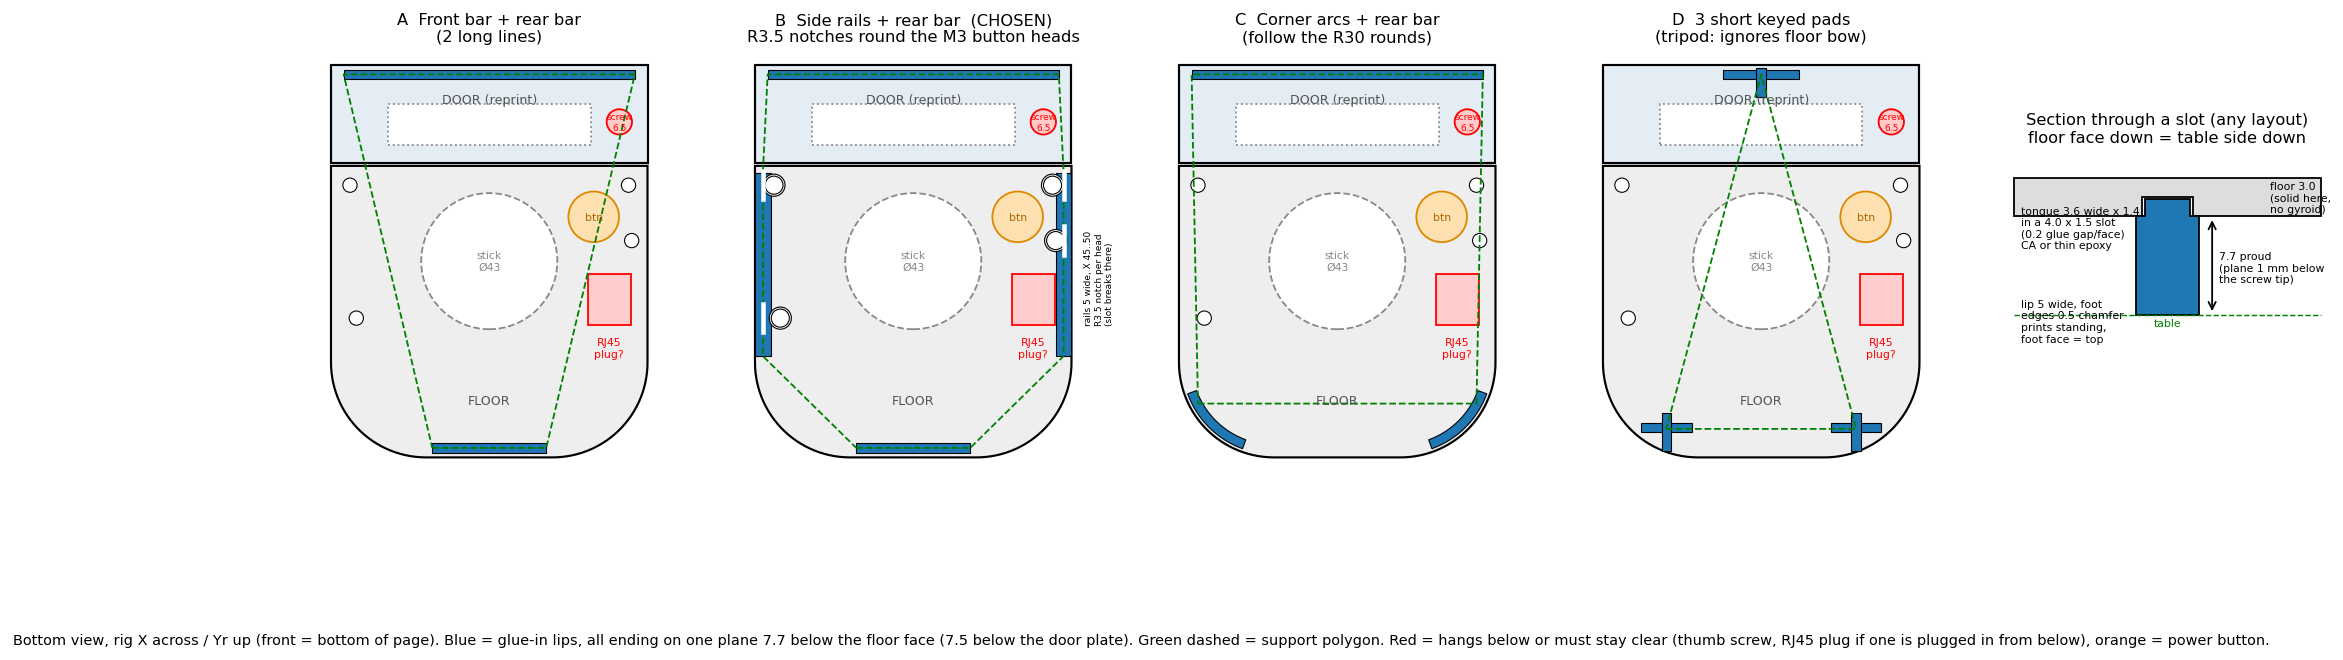

The Python source for this figure:
"""Sketch (2026-11-03): separate glue-in lips for the v4 floor + door so the rig stands flat over the thumb screw.
Bottom view (looking up at the floor), rig X across, Yr up the page. Four layout options + a section through a slot.
Run: python designs/sketches/pi_box_v4_floor_lips_sketch.py -> pi_box_v4_floor_lips_sketch.png
"""
from pathlib import Path
import numpy as np
import matplotlib
matplotlib.use('Agg')
import matplotlib.pyplot as plt
from matplotlib.patches import Circle, Rectangle, Polygon, Arc

XO, YMIN, SPLIT, YMAX = 50.0, -62.0, 30.1, 62.0
RC, RX, RY = 30.0, 20.0, -32.0
LIP = '#1f77b4'
DOOR_LIP_OLD = dict(x=25.0, y0=58.0)


def outline(ax):
    a = np.linspace(np.pi, 1.5 * np.pi, 30)
    left = np.c_[-RX + RC * np.cos(a), RY + RC * np.sin(a)]
    right = np.c_[RX + RC * np.cos(a[::-1] + np.pi / 2), RY + RC * np.sin(a[::-1] + np.pi / 2)]
    right = np.c_[RX - (left[:, 0] + RX), left[:, 1]][::-1]
    floor = np.vstack([[[-XO, SPLIT]], left, right, [[XO, SPLIT]]])
    ax.add_patch(Polygon(floor, closed=True, fc='#eeeeee', ec='k', lw=1.2))
    ax.add_patch(Rectangle((-XO, SPLIT + 0.8), 2 * XO, YMAX - SPLIT - 0.8, fc='#e4ecf4', ec='k', lw=1.2))
    ax.text(0, 50, 'DOOR (reprint)', ha='center', fontsize=7, color='#555')
    ax.text(0, -45, 'FLOOR', ha='center', fontsize=7, color='#555')
    # things that hang below / openings to keep clear
    ax.add_patch(Circle((0, 0), 21.5, fc='white', ec='#888', ls='--'))
    ax.text(0, 0, 'stick\nØ43', ha='center', va='center', fontsize=6, color='#888')
    ax.add_patch(Rectangle((37.9 - 6.75, -12.1 - 8), 13.5, 16, fc='#ffcccc', ec='r'))
    ax.text(37.9, -24, 'RJ45\nplug?', ha='center', va='top', fontsize=6, color='r')
    ax.add_patch(Circle((33, 14), 8, fc='#ffe0b0', ec='#d80'))
    ax.text(33, 14, 'btn', ha='center', va='center', fontsize=6, color='#a60')
    ax.add_patch(Circle((41.1, 44), 4, fc='#ffcccc', ec='r'))
    ax.text(41.1, 44, 'screw\n6.5', ha='center', va='center', fontsize=5, color='r')
    ax.add_patch(Rectangle((-32, 36.8), 64, 13, fc='white', ec='#888', ls=':'))
    for bx, by in [(-42, -18), (45, 6.5), (-44, 24), (44, 24)]:
        ax.add_patch(Circle((bx, by), 2.25, fc='white', ec='k', lw=0.6))


def lip(ax, xy, w, h, **kw):
    ax.add_patch(Rectangle(xy, w, h, fc=LIP, ec='k', lw=0.6, **kw))


def tri(ax, pts):
    pts = np.array(pts + [pts[0]])
    ax.plot(pts[:, 0], pts[:, 1], color='g', lw=1, ls='--')


fig, axs = plt.subplots(1, 5, figsize=(20, 6.2), gridspec_kw=dict(width_ratios=[1, 1, 1, 1, 0.9]))
titles = ['A  Front bar + rear bar\n(2 long lines)',
          'B  Side rails + rear bar  (CHOSEN)\nR3.5 notches round the M3 button heads',
          'C  Corner arcs + rear bar\n(follow the R30 rounds)',
          'D  3 short keyed pads\n(tripod: ignores floor bow)']
for ax, t in zip(axs[:4], titles):
    outline(ax)
    ax.set_title(t, fontsize=9)
    ax.set_xlim(-56, 56); ax.set_ylim(-66, 66); ax.set_aspect('equal'); ax.axis('off')

# A
lip(axs[0], (-18, -60.5), 36, 3)
lip(axs[0], (-46, 57.5), 92, 3)
tri(axs[0], [(-18, -59), (18, -59), (46, 59), (-46, 59)])
# B
NOTCH_R = 3.5                                   # M3 button head Ø5.7 + clearance / hex key
for sx in (-1, 1):
    lip(axs[1], (45 if sx > 0 else -50, -30), 5, 58)
    for bx, by in [(-42, -18), (45, 6.5), (-44, 24), (44, 24)]:
        if np.sign(bx) == sx:
            axs[1].add_patch(Circle((bx, by), NOTCH_R, fc='#eeeeee', ec='k', lw=0.6, zorder=3))
            axs[1].add_patch(Circle((bx, by), 2.85, fc='white', ec='k', lw=0.6, zorder=4))
            axs[1].plot([sx * 47.5] * 2, [by - NOTCH_R - 1, by + NOTCH_R + 1], color='w', lw=2.5, zorder=5)
lip(axs[1], (-18, -60.5), 36, 3)
lip(axs[1], (-46, 57.5), 92, 3)
tri(axs[1], [(-18, -59), (18, -59), (47.5, -30), (47.5, 28), (46, 59), (-46, 59), (-47.5, 28), (-47.5, -30)])
axs[1].text(54, -5, 'rails 5 wide, X 45..50\nR3.5 notch per head\n(slot breaks there)',
            fontsize=5, color='k', rotation=90, va='center')
# C
for sx in (-1, 1):
    a0, a1 = (200, 250) if sx < 0 else (290, 340)
    a = np.radians(np.linspace(a0, a1, 25))
    cx = sx * RX
    r_o, r_i = RC - 1.0, RC - 4.0
    poly = np.vstack([np.c_[cx + r_o * np.cos(a), RY + r_o * np.sin(a)],
                      np.c_[cx + r_i * np.cos(a[::-1]), RY + r_i * np.sin(a[::-1])]])
    axs[2].add_patch(Polygon(poly, fc=LIP, ec='k', lw=0.6))
lip(axs[2], (-46, 57.5), 92, 3)
tri(axs[2], [(-44, -45), (44, -45), (46, 59), (-46, 59)])
# D
for cx in (-30, 30):
    lip(axs[3], (cx - 8, -54), 16, 3)
    lip(axs[3], (cx - 1.5, -60), 3, 12)
lip(axs[3], (-12, 57.5), 24, 3)
lip(axs[3], (-1.5, 52), 3, 9)
tri(axs[3], [(-30, -53), (30, -53), (0, 59)])

# section through a slot
ax = axs[4]
ax.set_title('Section through a slot (any layout)\nfloor face down = table side down', fontsize=9)
ax.add_patch(Polygon([(-12, 0), (-2, 0), (-2, 1.5), (2, 1.5), (2, 0), (12, 0), (12, 3), (-12, 3)],
                     fc='#dddddd', ec='k'))
ax.text(8, 1.5, 'floor 3.0\n(solid here,\nno gyroid)', fontsize=6, va='center')
ax.add_patch(Polygon([(-1.8, 1.4), (1.8, 1.4), (1.8, 0), (2.5, 0), (2.5, -7.7), (-2.5, -7.7), (-2.5, 0), (-1.8, 0)],
                     fc=LIP, ec='k'))
ax.annotate('', (3.5, 0), (3.5, -7.7), arrowprops=dict(arrowstyle='<->'))
ax.text(4, -4, '7.7 proud\n(plane 1 mm below\nthe screw tip)', fontsize=6, va='center')
ax.text(-11.5, -2.5, 'tongue 3.6 wide x 1.4\nin a 4.0 x 1.5 slot\n(0.2 glue gap/face)\nCA or thin epoxy',
        fontsize=6)
ax.text(-11.5, -9.8, 'lip 5 wide, foot\nedges 0.5 chamfer\nprints standing,\nfoot face = top', fontsize=6)
ax.plot([-12, 12], [-7.7, -7.7], 'g--', lw=0.8)
ax.text(0, -8.6, 'table', ha='center', fontsize=6, color='g')
ax.set_xlim(-12.5, 12.5); ax.set_ylim(-12, 5); ax.set_aspect('equal'); ax.axis('off')

fig.text(0.01, 0.02, 'Bottom view, rig X across / Yr up (front = bottom of page). Blue = glue-in lips, all ending on one '
         'plane 7.7 below the floor face (7.5 below the door plate). Green dashed = support polygon. Red = hangs below '
         'or must stay clear (thumb screw, RJ45 plug if one is plugged in from below), orange = power button.',
         fontsize=8)
out = Path(__file__).with_suffix('.png')
fig.savefig(out, dpi=130, bbox_inches='tight')
print(out)
